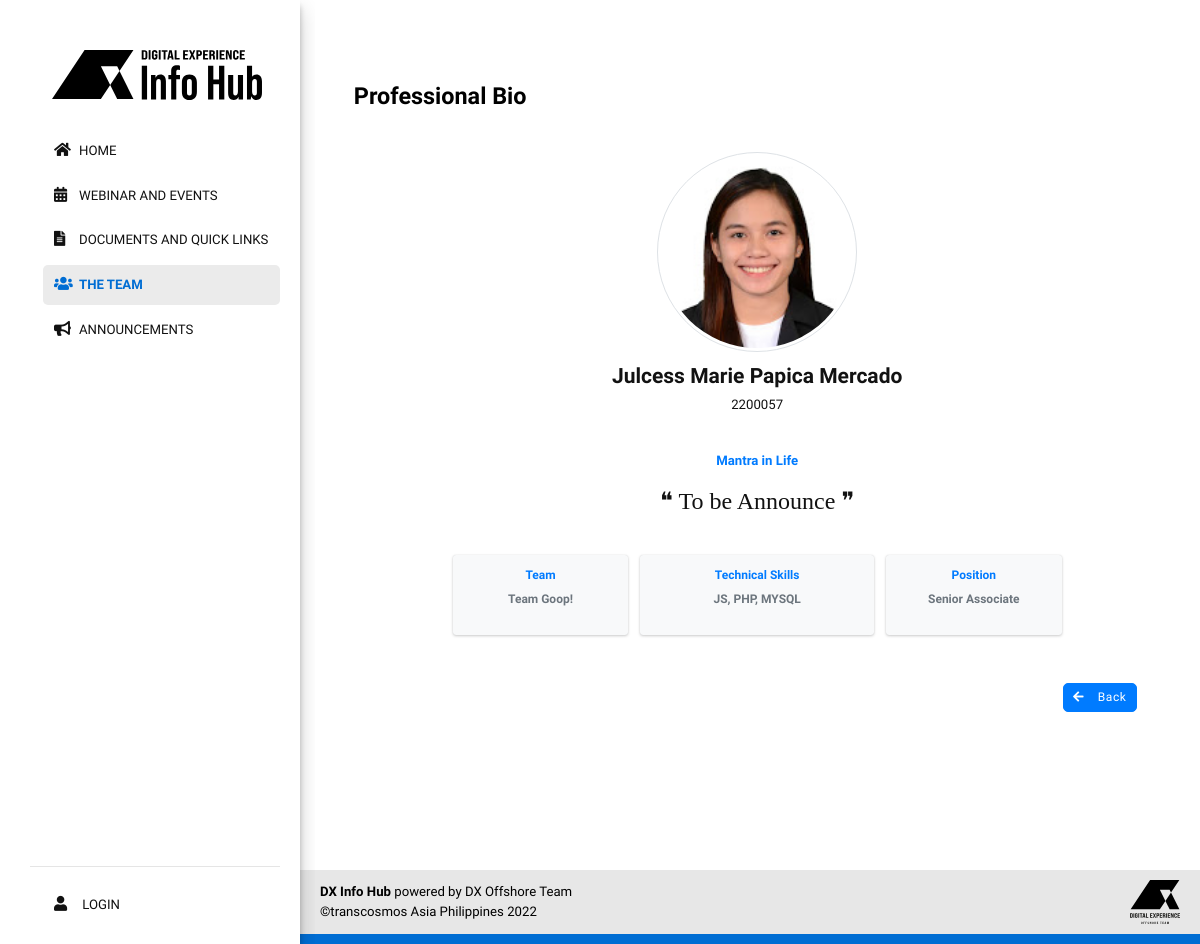
Screenshot of /pages/users/o-user-profile.php?id=1 with the database file from the repository.
### tables this page shows
CREATE TABLE `users` (
  `user_id` bigint(20) NOT NULL,
  `user_employee_id` varchar(50) NOT NULL DEFAULT '',
  `user_email` varchar(100) NOT NULL DEFAULT '',
  `user_password` varchar(200) NOT NULL DEFAULT '',
  `user_firstname` varchar(100) NOT NULL DEFAULT '',
  `user_middlename` varchar(100) NOT NULL DEFAULT '',
  `user_lastname` varchar(100) NOT NULL DEFAULT '',
  `user_nickname` varchar(50) NOT NULL DEFAULT '',
  `user_photo` varchar(100) NOT NULL DEFAULT '',
  `role_ids` varchar(1000) NOT NULL DEFAULT ',',
  `permissions` varchar(1000) NOT NULL DEFAULT ',',
  `user_position` int(11) NOT NULL DEFAULT 0,
  `user_level` int(11) NOT NULL DEFAULT 1,
  `user_gender` varchar(100) NOT NULL,
  `user_mobile` varchar(50) NOT NULL DEFAULT '',
  `team_id` bigint(20) NOT NULL DEFAULT 0,
  `user_hiredate` int(11) NOT NULL DEFAULT 0,
  `user_enddate` int(11) NOT NULL DEFAULT 0,
  `user_mantra_in_life` varchar(300) NOT NULL,
  `user_skills` varchar(300) NOT NULL,
  `starting_date` int(11) NOT NULL DEFAULT 0,
  `data_per_page` int(11) NOT NULL DEFAULT 20,
  `user_last_login` int(11) NOT NULL DEFAULT 0,
  `user_log_attempts` int(11) DEFAULT NULL,
  `lockout_timestamp` datetime DEFAULT NULL,
  `user_status` float NOT NULL DEFAULT 0,
  `temp_del` int(11) NOT NULL DEFAULT 0,
  `user_certificate` varchar(255) DEFAULT NULL
);

CREATE TABLE `teams` (
  `id` int(11) NOT NULL,
  `team_name` varchar(100) NOT NULL,
  `team_status` int(11) NOT NULL DEFAULT 0,
  `temp_del` int(11) NOT NULL DEFAULT 0,
  `timestamp` timestamp NOT NULL DEFAULT current_timestamp() ON UPDATE current_timestamp()
);

CREATE TABLE `positions` (
  `position_id` bigint(20) NOT NULL,
  `position_name` varchar(100) NOT NULL DEFAULT ''
);

### includes/functions.php (called while the page is built, shortened)
<?php
function renderLang($lang_arr) {
	if(isset($lang_arr[$GLOBALS['default_lang_idx']])) {
		if($lang_arr[$GLOBALS['default_lang_idx']] != '') {
			$return = $lang_arr[$GLOBALS['default_lang_idx']];
		} else {
			$return = $lang_arr[0];
		}
	} else {
		$return = $lang_arr[0];
	}
	return $return;
}
function getTable($sql_table) {
	$r = array();
	$sql = $GLOBALS['pdo']->prepare("SELECT * FROM ".$sql_table);
	$sql->execute();
	while($data = $sql->fetch(PDO::FETCH_ASSOC)) {
		array_push($r,$data);
	}
	return $r;
}
?>

### includes/lang/forms.php (called while the page is built, shortened)
<?php
$btn_back = array(
	'Back',
	'バック'
);
?>

### pages/users/o-user-profile.php (the view, shortened to what this page needs)
<?php
require($_SERVER['DOCUMENT_ROOT'].'/includes/config.php');
 $user_id = (isset($_GET['id']) ? $_GET['id'] : '');
 $positions_arr = getTable('positions');
 $teams_arr = getTable('teams');
 $sql = $pdo->prepare("SELECT * FROM users WHERE user_id = :user_id LIMIT 1");
 $sql->bindParam(":user_id",$user_id);
 $sql->execute();
 if($sql->rowCount()) {
?>
<!DOCTYPE html>
<html>
<head>
    <?php require($_SERVER['DOCUMENT_ROOT'].'/includes/common/links.php');  ?>
    <link href="/assets/css/profile.css" rel="stylesheet">
    <link href="/assets/css/announcement.css" rel="stylesheet"/>
</head>
<body id="profile">
	<div class="container">
        <div class="col-3 col-s-3 menu">
            <?php require($_SERVER['DOCUMENT_ROOT'].'/includes/common/parent-sidebar.php');  ?>
        </div>
        <section class="main-area col-s-9 d-column mb-4">
			<div class="announcement mb-2">
				<h2 class="mb-3"><span>Professional Bio</span></h2>
			</div>
            <?php
                $sql = $pdo->prepare("SELECT * FROM users WHERE user_id ='".$user_id."'");
                $sql->execute();
                $row = $sql->fetchAll(PDO::FETCH_ASSOC);
                foreach($row as $key => $data) {
                    if($data['user_status'] != 1) {
                        ?>
                    <div class="row mx-5 information">
                        <div class="col- text-center mx-5">
                            <div class="m-3">
                                <img class="profile-user-img img-fluid img-circle border" style="height:200px;width:200px;"
                                src='/assets/images/team-images/<?php echo $data['user_photo']?>'
                                alt="User profile picture">
                            </div>
                            <h3 class="profile-username"><?php echo $data["user_firstname"].' '.$data["user_middlename"].' '.$data["user_lastname"] ?></h3>
                            <p class="mb-5"><?php echo $data["user_employee_id"] ?></p>
                            <p class="text-primary text-center font-weight-bold">Mantra in Life</p>
                            <p class="details mb-5">❝ <?php echo $data["user_mantra_in_life"]; ?> ❞</p>
                            <div class="row justify-content-center">
                                <div class="col-sm-3 bg-light info-box">
                                        <div class="info-box-content">
                                            <span class="info-box-text text-center text-primary font-weight-bold mb-2">Team</span>
                                            <?php
                                                foreach($teams_arr as $team) {
                                                    if($team['id'] == $data['team_id']) {
                                                        echo '<span class="info-box-number text-center text-muted">'.$team['team_name'].'</span>';
                                                        break;
                                                    }
                                                }
                                            ?>
                                        </div>
                                    </div>
                                    <div class="col-sm-4 bg-light info-box mx-3">
                                        <div class="info-box-content">
                                            <span class="info-box-text text-center text-primary font-weight-bold mb-2">Technical Skills</span>
                                            <span class="info-box-number text-center text-muted mb-2"><?php echo $data["user_skills"]; ?></span>
                                        </div>
                                    </div>
                                    <div class="col-sm-3 bg-light info-box ">
                                        <div class="info-box-content">
                                            <span class="info-box-text text-center text-primary font-weight-bold  mb-2">Position</span>
                                            <?php
                                            foreach($positions_arr as $position) {
                                                if($position['position_id'] == $data["user_position"]) {
                                                echo  '<span class="info-box-number text-center text-muted">'.$position["position_name"].'</span>';
                                                    break;
                                                }
                                            }
                                        ?>
                                        </div>
                                    </div>
                                </div>
                        </div>
                    </div>
                    <div class="text-right m-5">
                        <a href="/o-teams" class="btn btn-primary">
                            <i class="fa fa-arrow-left "></i>
                            <?php echo renderLang($btn_back); ?>
                        </a>
                    </div>
                <?php }
                }
            ?>
        </section>
    </div>
    <?php require($_SERVER['DOCUMENT_ROOT'].'/includes/common/parent-footer.php');  ?>
</body>
</html>
<?php
} else {
	header('location: /o-teams');
}
?>

### assets/css/common.css (style rules this page uses)
html { font-size: 12px; }
.announcement { margin-bottom: 1rem; padding: 1rem; background-color: #fff; border-radius: .25rem; }

### assets/css/style.css (style rules this page uses)
:root { --blue: #006DD3; --gray: #E7E7E7; --dark-gray: #606060; --white: #fff; --black: #121212; }
body p, a { font-size: 1.1rem; }
.btn { border-radius: 5px; letter-spacing: 0.05rem; }
.btn .fa { margin-right: 10px; }
@media (min-width: 1200px) { .container { max-width: 1300px !important; } }
@media (min-width: 1200px) { .h1, .h2, .h3, .h4, .h5, .h6, h1, h2, h3, h4, h5, h6 { font-weight: bold !important; text-transform: none; } }
@media (min-width: 1200px) { body { font-family: 'Inter Tight', sans-serif; color: var(--black); height: 100%; font-size: 1rem; } }
@media (min-width: 1200px) { * { box-sizing: border-box; } }
@media (min-width: 1200px) { .container { margin: 0 auto; width: 90%; } }
@media (min-width: 1200px) { .container::after { content: ""; clear: both; display: table; } }
@media (min-width: 1200px) { [class*="col-"] { float: left; } }
@media (min-width: 1200px) { h2 { font-size: 1.5rem; font-weight: 600; } }
@media (min-width: 1200px) { .col-3.col-s-3.menu { position: relative; padding: 45px 20px 7px 30px; box-shadow: 0 10px 20px rgba(0,0,0,.19),0 6px 6px rgba(0,0,0,.23); clip-path: inset(0px -15px 0px 0px); min-height: 100%; height: 100vh; left: 0; position: fixed; background-color: var(--white); } }
@media (min-width: 1200px) { .main-area h2 { font-size: 1.95rem; font-weight: 100; margin: 0; color: #000; } }
[class*="col-"] { width: 100%; }
@media only screen and (min-width: 600px) { .col-s-3 { width: 22%; } }
@media only screen and (min-width: 600px) { .col-s-9 { width: 75%; } }
@media only screen and (min-width: 600px) { .main-area { width: 78%; } }
@media only screen and (min-width: 768px) { .col-3 { width: 25%; } }
@media only screen and (min-width: 768px) { .main-area { overflow: hidden;max-width: 78%; } }
@media only screen and (min-width: 768px) { .main-area { float: right; margin-top: 45px; } }

### assets/css/profile.css (style rules this page uses)
p.details { font-family: 'Volkhov', serif; font-size: 2rem; text-align: center; }

### assets/css/announcement.css (style rules this page uses)
section.main-area.col-s-9.d-column.mb-4 { margin: 70px -40px 0 !important; min-height: 100vh; }

### rows the page displays
users: user_photo (picture), user_firstname "Julcess Marie", user_middlename "Papica", user_lastname "Mercado", user_employee "2200057", user_mantra_in_life "To be Announce", user_skills "JS, PHP, MYSQL"
teams: team_name "Team Goop!"
positions: position_name "Senior Associate"
